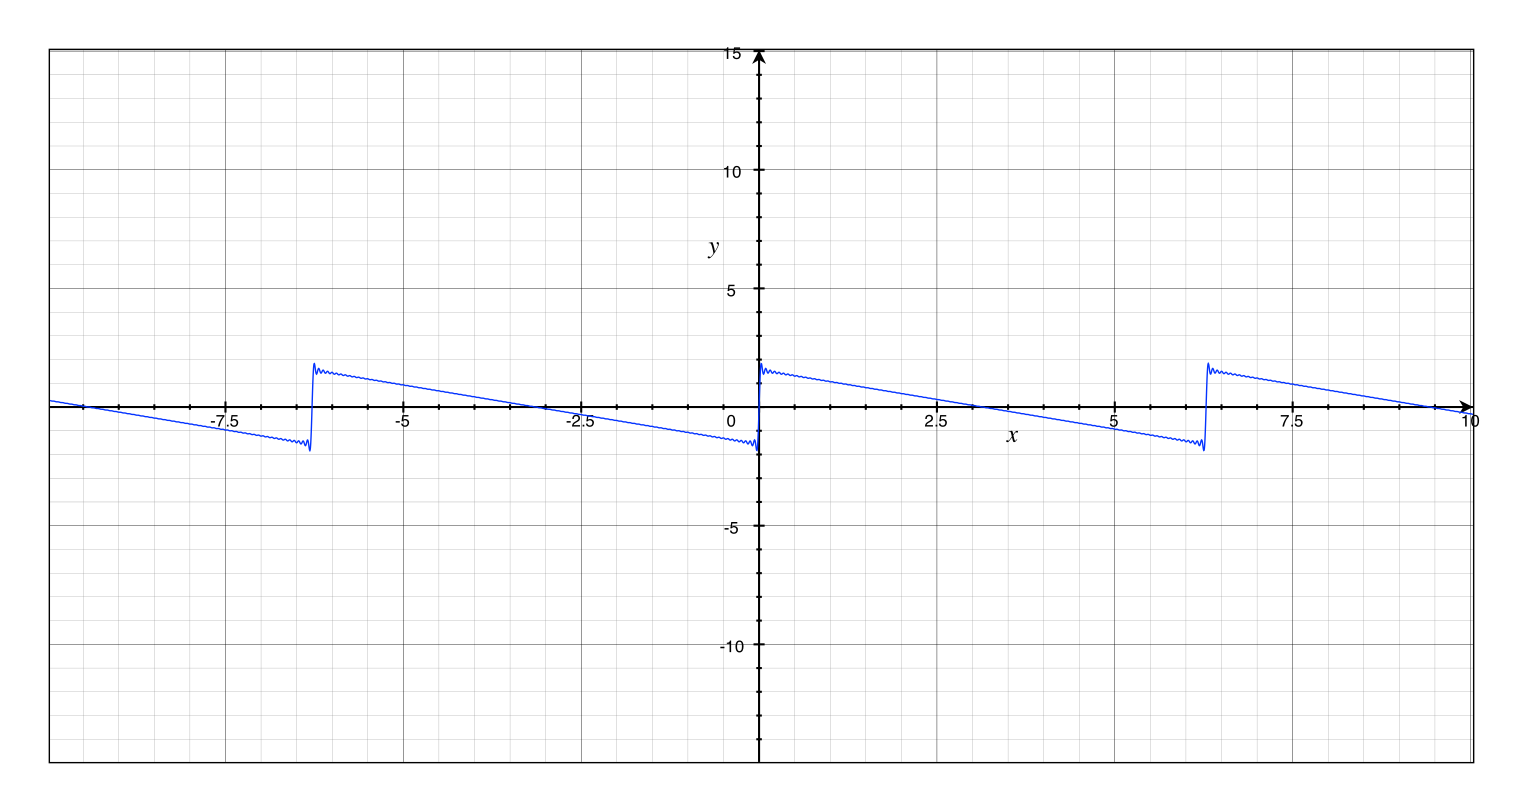

This figure's gnuplot source:
f(x)=sin(x)+ \
(1/2)*sin(2*x)+ \
(1/3)*sin(3*x)+ \
(1/4)*sin(4*x)+ \
(1/5)*sin(5*x)+ \
(1/6)*sin(6*x)+ \
(1/7)*sin(7*x)+ \
(1/8)*sin(8*x)+ \
(1/9)*sin(9*x)+ \
(1/10)*sin(10*x)

plot f(x)
